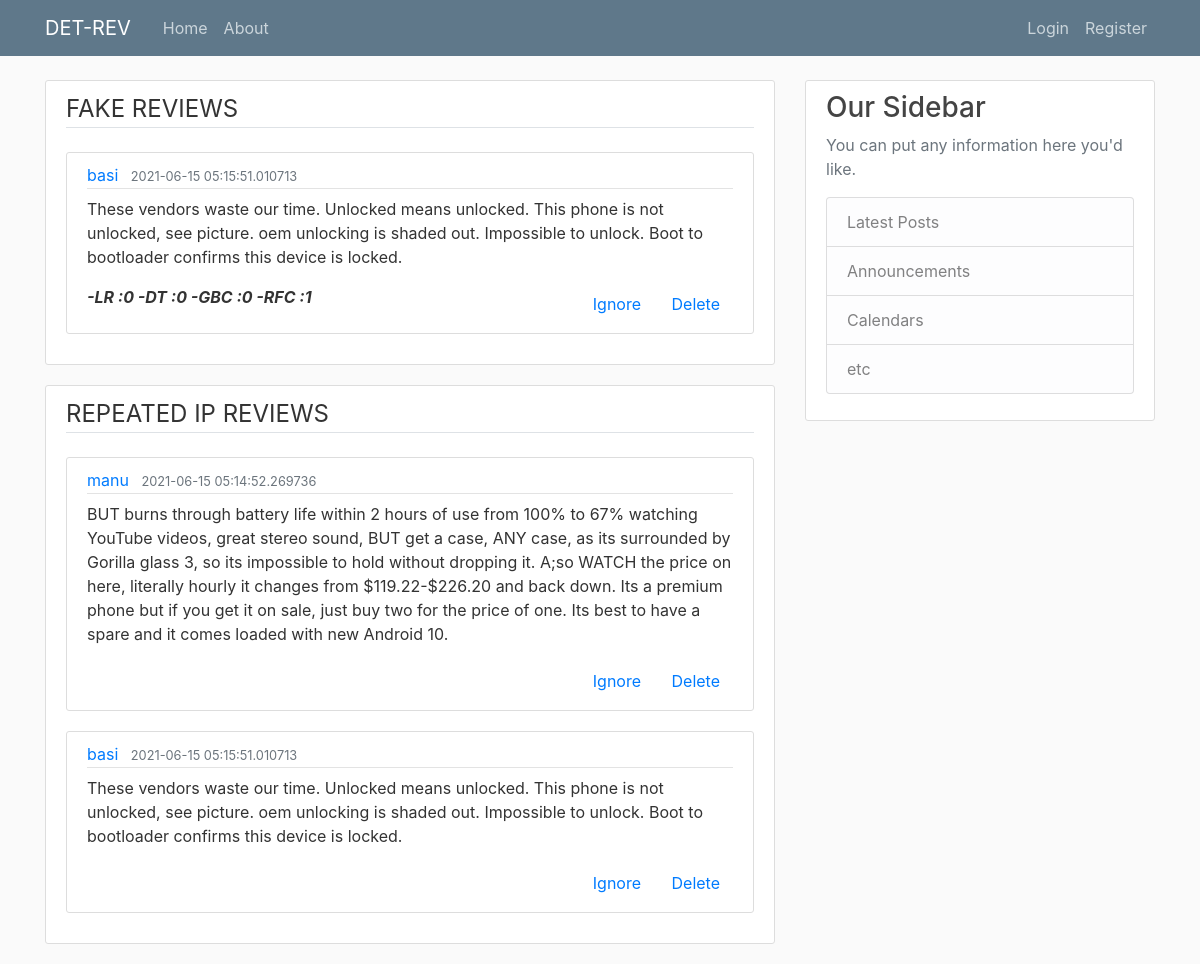
The page /admreview on the database its author committed.
### flaskblog/models.py (models this page shows, shortened)
class Review(db.Model):
    id = db.Column(db.Integer, primary_key=True)
    rev_name = db.Column(db.String(30), db.ForeignKey('user.username'), nullable=False)
    date = db.Column(db.DateTime, nullable=False, default=datetime.utcnow)
    item_id = db.Column(db.Integer, nullable=False)
    rev_text = db.Column(db.Text, nullable=False)
    staus = db.Column(db.Integer, nullable=False)
    lr = db.Column(db.Integer, nullable=False)
    dt = db.Column(db.Integer, nullable=False)
    gbc = db.Column(db.Integer, nullable=False)
    rfc = db.Column(db.Integer, nullable=False)
    rate = db.Column(db.Float, nullable=False)
    mark = db.Column(db.Integer, nullable=False)
    contra = db.Column(db.Integer, nullable=False)
    c_ignore = db.Column(db.Integer, nullable=False)
    ip = db.Column(db.String(300), nullable=False)
    i_mark = db.Column(db.Integer, nullable=False)
    i_ignore = db.Column(db.Integer, nullable=False)

### flaskblog/routes.py (the view)
@app.route("/admreview", methods=['GET', 'POST'])
def admreview():
    rev_1 = Review.query.filter_by(staus =0, mark =0).all()
    rev_2= Review.query.filter_by(i_mark =1, i_ignore =0).all()
    return render_template('admreview.html',review1=rev_1, review2=rev_2)

### flaskblog/template/admreview.html (shortened to what this page needs)
{% extends "layout.html" %}
{% block content %}
<div class="content-section">
	<legend class="border-bottom mb-4">FAKE REVIEWS</legend>
	{% for rev in review1 %}
		<article class="media content-section">
          <div class="media-body">
            <div class="article-metadata">
              <a class="mr-2" href="#"> {{rev.rev_name}} </a>
              <small class="text-muted"> {{rev.date}} </small>
            </div>
            <p class="article-content"> {{rev.rev_text}} </p>
            <span>
              <b>
                <i>-LR :{{rev.lr}}</i>
                <i>-DT :{{rev.dt}}</i>
                <i>-GBC :{{rev.gbc}}</i>
                <i>-RFC :{{rev.rfc}}</i>
              </b>
            </span>
            <span style="float: right">
            	<a class="btn btn-link" href="{{ url_for('ignore', rid=rev.id) }}">Ignore</a>
            	<a  class="btn btn-link" href="{{ url_for('delete', rid=rev.id) }}">Delete</a>
            </span>
          </div>
        </article>
	{% endfor %}
</div>
<div class="content-section">
	<legend class="border-bottom mb-4">REPEATED IP REVIEWS</legend>
	{% for rev1 in review2 %}
		<article class="media content-section">
          <div class="media-body">
            <div class="article-metadata">
              <a class="mr-2" href="#"> {{rev1.rev_name}} </a>
              <small class="text-muted"> {{rev1.date}} </small>
            </div>
            <p class="article-content"> {{rev1.rev_text}} </p>
            <span style="float: right">
              <a class="btn btn-link" href="{{ url_for('ignoreip', rid=rev1.id) }}">Ignore</a>
              <a  class="btn btn-link" href="{{ url_for('delete', rid=rev1.id) }}">Delete</a>
            </span>
          </div>
        </article>
	{% endfor %}
</div>
{% endblock content %}

### flaskblog/static/main.css (style rules this page uses)
body { background: #fafafa; color: #333333; margin-top: 5rem; }
.content-section { background: #ffffff; padding: 10px 20px; border: 1px solid #dddddd; border-radius: 3px; margin-bottom: 20px; }
.article-content { white-space: pre-line; }
.article-metadata { padding-bottom: 1px; margin-bottom: 4px; border-bottom: 1px solid #e3e3e3 }

### rows shown on the page
Review: rev_name "basi", date "2021-06-15 05:15:51.010713", rev_text "These vendors waste our time. Unlocked means unlocked. This phone is not unlocked, see picture. oem unlocking is shaded out. Impossible to unlock. Boot to bootloader confirms this device is locked.", lr "0", dt "0", gbc "0", rfc "1"
Review: rev_name "manu", date "2021-06-15 05:14:52.269736", rev_text "BUT burns through battery life within 2 hours of use from 100% to 67% watching YouTube videos, great stereo sound, BUT get a case, ANY case, as its surrounded by Gorilla glass 3, so its impossible to hold without dropping it. A;so WATCH the price on here, literally hourly it changes from $119.22-$226.20 and back down. Its a premium phone but if you get it on sale, just buy two for the price of one. Its best to have a spare and it comes loaded with new Android 10."
